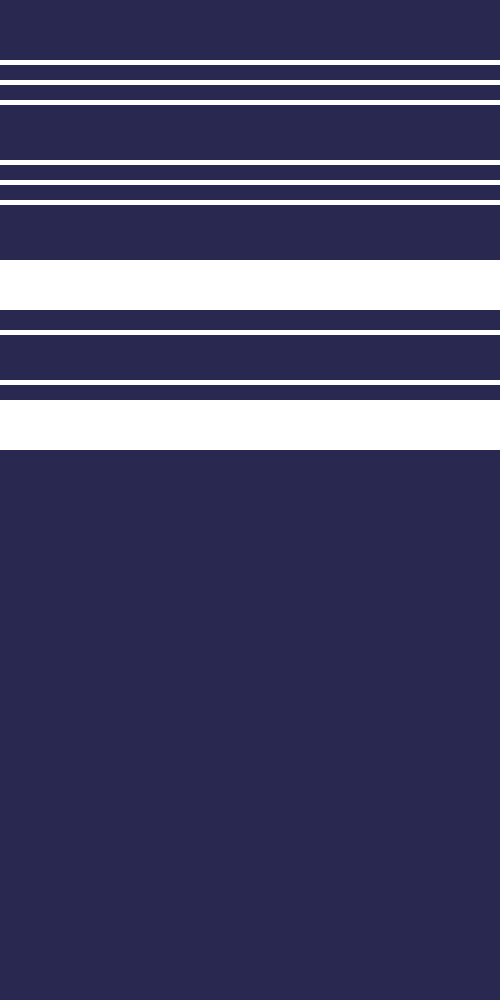
Frame 1 (no input)
Frame 60 (the mouse pressed at the canvas centre just before this capture): identical to frame 1, image omitted
Frame 120 (the mouse held since frame 60 and released just before this capture): identical to frame 1, image omitted

The Processing sketch that drew this single still picture (run headless with seeded random() and noise(); from frame 60 on, the mouse is pressed at the canvas centre):

// Processing sketch: processing_24810
// ── processing_24810.pde

void setup (){
background(40, 40, 80);
size(500, 1000);
smooth();

}

void draw (){

noStroke();

rect(0, 60, 500, 5);
rect(0, 80, 500, 5);
rect(0, 100, 500, 5);
rect(0, 160, 500, 5);
rect(0, 180, 500, 5);
rect(0, 200, 500, 5);
rect(0, 260, 500, 50);
rect(0, 330, 500, 5);
rect(0, 380, 500, 5);
rect(0, 400, 500, 50);

}
